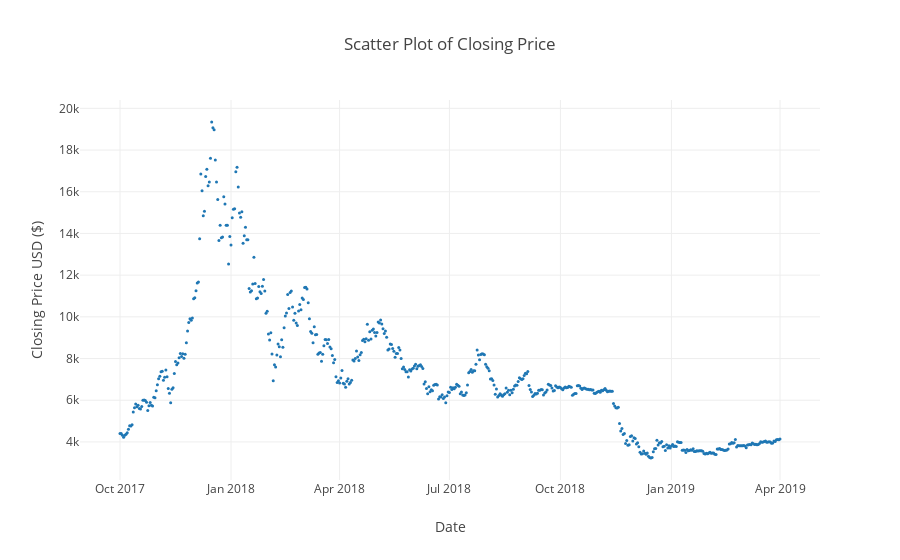

The cell this chart's notebook holds for it:
### Markdown cell above
# LSTM

### Code cell
# fig = px.line(time_outside_nat, x='date', y='Avg Time Away', title='Change in Time Outside Home')
# fig.update_xaxes(title_text='Date', nticks=16)
# fig.update_yaxes(title_text='Time Outside Home')
# fig.update_layout(plot_bgcolor='white')
# fig.show()

data_demo = data.loc['10-01-2017':'04-01-2019', :]#[(data.index > '01-01-2017') & (data.index < '01-01-2019')]

fig = px.scatter(data_demo, x=data_demo.index, y=data_demo.Close, title='Scatter Plot of Closing Price', template='none')
fig.update_yaxes(title_text='Closing Price USD ($)')
fig.update_traces(marker=dict(size=3))
fig.show()

### Figure 1 — Plotly figure (JSON) as saved in the notebook; plotly's stock layout.template omitted (floating-point values rounded to 4 significant figures; data arrays with more than 128 entries replaced by an {"elided": "..."} marker saying what was removed)
{"data": [{"hovertemplate": "Date=%{x}<br>Close=%{y}<extra></extra>", "legendgroup": "", "marker": {"color": "#1F77B4", "size": 3, "symbol": "circle"}, "mode": "markers", "name": "", "orientation": "v", "showlegend": false, "type": "scatter", "x": {"elided": "548 str values"}, "xaxis": "x", "y": {"elided": "548 float values"}, "yaxis": "y"}], "layout": {"autosize": true, "legend": {"tracegroupgap": 0}, "title": {"text": "Scatter Plot of Closing Price"}, "xaxis": {"anchor": "y", "autorange": true, "domain": [0, 1], "range": ["2017-08-30 11:54:43.0521", "2019-05-02 12:05:16.9479"], "title": {"text": "Date"}, "type": "date"}, "yaxis": {"anchor": "x", "autorange": true, "domain": [0, 1], "range": [2107.0, 20470.0], "title": {"text": "Closing Price USD ($)"}, "type": "linear"}}}
